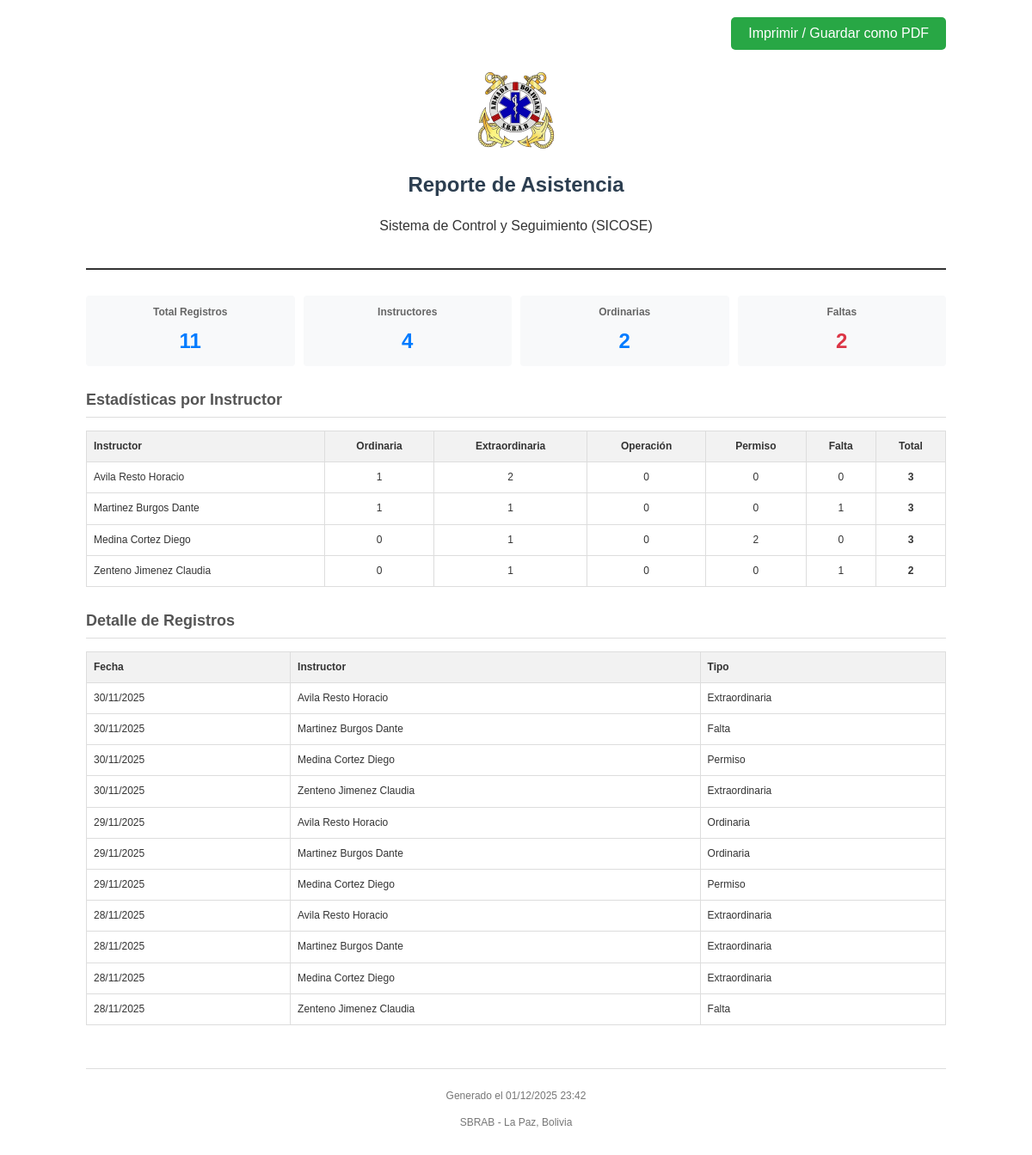
Screenshot of /dashboard/pages/generar_reporte_asis.php with the database file from the repository.
### tables this page shows
CREATE TABLE asistencia (
        id INTEGER PRIMARY KEY AUTOINCREMENT,
        instructor_id INTEGER NOT NULL,
        fecha DATE NOT NULL,
        tipo VARCHAR(50) NOT NULL,
        FOREIGN KEY (instructor_id) REFERENCES instructores(id)
    );

CREATE TABLE instructores (
    id INTEGER PRIMARY KEY AUTOINCREMENT,
    codigo TEXT NOT NULL UNIQUE,
    grado TEXT NOT NULL,
    nombres TEXT NOT NULL,
    apellido_paterno TEXT NOT NULL,
    apellido_materno TEXT NOT NULL,
    cedula TEXT NOT NULL,
    fecha_nacimiento DATE NOT NULL,
    especialidad TEXT NOT NULL,
    estado TEXT NOT NULL
);

### dashboard/pages/generar_reporte_asis.php (the view, shortened to what this page needs)
<?php
require_once 'data/db.php';
$params = [];
$registros = [];
try {
    $sql = "SELECT a.*, i.nombres, i.apellido_paterno, i.apellido_materno
            FROM asistencia a
            INNER JOIN instructores i ON a.instructor_id = i.id";
    $sql .= " ORDER BY a.fecha DESC, i.apellido_paterno ASC";
    $stmt = $pdo->prepare($sql);
    $stmt->execute($params);
    $registros = $stmt->fetchAll(PDO::FETCH_ASSOC);
} catch (PDOException $e) {
    die("Error al cargar datos: " . $e->getMessage());
}
$estadisticas = [];
if (!empty($registros)) {
    foreach ($registros as $registro) {
        $id = $registro['instructor_id'];
        $nombre_completo = $registro['apellido_paterno'] . ' ' . $registro['apellido_materno'] . ' ' . $registro['nombres'];
        if (!isset($estadisticas[$id])) {
            $estadisticas[$id] = [
                'nombre' => $nombre_completo,
                'Ordinaria' => 0,
                'Extraordinaria' => 0,
                'Operación' => 0,
                'Permiso' => 0,
                'Falta' => 0,
                'total' => 0
            ];
        }
        $estadisticas[$id][$registro['tipo']]++;
        $estadisticas[$id]['total']++;
    }
}
?>
<!DOCTYPE html>
<html lang="es">
<head>
</head>
<body>
    <div class="no-print" style="text-align: right;">
        <button onclick="window.print()" class="btn-print">Imprimir / Guardar como PDF</button>
    </div>
    <div class="header">
        <img src="../images/sbrab_escudo.png" alt="Logo SBRAB" class="logo">
        <h1>Reporte de Asistencia</h1>
        <p>Sistema de Control y Seguimiento (SICOSE)</p>
    </div>
    <?php if (!empty($registros)): ?>
        <div class="stats-summary">
            <div class="stat-box">
                <h3>Total Registros</h3>
                <div class="value"><?= count($registros) ?></div>
            </div>
            <div class="stat-box">
                <h3>Instructores</h3>
                <div class="value"><?= count($estadisticas) ?></div>
            </div>
            <div class="stat-box">
                <h3>Ordinarias</h3>
                <div class="value"><?= array_sum(array_column($estadisticas, 'Ordinaria')) ?></div>
            </div>
            <div class="stat-box">
                <h3>Faltas</h3>
                <div class="value" style="color: #dc3545;"><?= array_sum(array_column($estadisticas, 'Falta')) ?></div>
            </div>
        </div>
        <div class="section">
            <h2>Estadísticas por Instructor</h2>
            <table>
                <thead>
                    <tr>
                        <th>Instructor</th>
                        <th style="text-align:center;">Ordinaria</th>
                        <th style="text-align:center;">Extraordinaria</th>
                        <th style="text-align:center;">Operación</th>
                        <th style="text-align:center;">Permiso</th>
                        <th style="text-align:center;">Falta</th>
                        <th style="text-align:center;">Total</th>
                    </tr>
                </thead>
                <tbody>
                    <?php foreach ($estadisticas as $stat): ?>
                        <tr>
                            <td><?= htmlspecialchars($stat['nombre']) ?></td>
                            <td style="text-align:center;"><?= $stat['Ordinaria'] ?></td>
                            <td style="text-align:center;"><?= $stat['Extraordinaria'] ?></td>
                            <td style="text-align:center;"><?= $stat['Operación'] ?></td>
                            <td style="text-align:center;"><?= $stat['Permiso'] ?></td>
                            <td style="text-align:center;"><?= $stat['Falta'] ?></td>
                            <td style="text-align:center;"><strong><?= $stat['total'] ?></strong></td>
                        </tr>
                    <?php endforeach; ?>
                </tbody>
            </table>
        </div>
        <div class="section">
            <h2>Detalle de Registros</h2>
            <table>
                <thead>
                    <tr>
                        <th>Fecha</th>
                        <th>Instructor</th>
                        <th>Tipo</th>
                    </tr>
                </thead>
                <tbody>
                    <?php foreach ($registros as $registro): ?>
                        <tr>
                            <td><?= date('d/m/Y', strtotime($registro['fecha'])) ?></td>
                            <td><?= htmlspecialchars($registro['apellido_paterno'] . ' ' . $registro['apellido_materno'] . ' ' . $registro['nombres']) ?></td>
                            <td><?= htmlspecialchars($registro['tipo']) ?></td>
                        </tr>
                    <?php endforeach; ?>
                </tbody>
            </table>
        </div>
    <?php else: ?>
        <div style="text-align: center; padding: 40px; color: #666;">
            <p>No hay registros de asistencia para mostrar con los filtros aplicados.</p>
        </div>
    <?php endif; ?>
    <div class="footer">
        <p>Generado el <?= date('d/m/Y H:i') ?></p>
        <p>SBRAB - La Paz, Bolivia</p>
    </div>
</body>
</html>

### dashboard/pages/generar_reporte_asis.php (style rules this page uses)
body { font-family: Arial, sans-serif; line-height: 1.6; color: #333; max-width: 1000px; margin: 0 auto; padding: 20px; }
.header { text-align: center; margin-bottom: 30px; border-bottom: 2px solid #333; padding-bottom: 20px; }
.logo { max-width: 100px; margin-bottom: 10px; }
h1 { margin: 0; font-size: 24px; color: #2c3e50; }
h2 { font-size: 18px; color: #555; border-bottom: 1px solid #ddd; padding-bottom: 5px; margin-top: 25px; }
table { width: 100%; border-collapse: collapse; margin-top: 15px; margin-bottom: 20px; }
th, td { border: 1px solid #ddd; padding: 8px; text-align: left; font-size: 12px; }
th { background-color: #f2f2f2; font-weight: bold; }
.footer { margin-top: 50px; text-align: center; font-size: 12px; color: #777; border-top: 1px solid #ddd; padding-top: 10px; }
.btn-print { display: inline-block; background-color: #28a745; color: white; padding: 10px 20px; text-decoration: none; border-radius: 5px; margin-bottom: 20px; cursor: pointer; border: none; font-size: 16px; }
.stats-summary { display: grid; grid-template-columns: repeat(4, 1fr); gap: 10px; margin-bottom: 20px; }
.stat-box { background: #f8f9fa; padding: 10px; border-radius: 4px; text-align: center; }
.stat-box h3 { margin: 0 0 5px 0; font-size: 12px; color: #666; }
.stat-box .value { font-size: 24px; font-weight: bold; color: #007bff; }

### rows the page displays
asistencia: fecha "30/11/2025", instructor.nombres "Avila Resto Horacio", tipo "Extraordinaria"
asistencia: fecha "30/11/2025", instructor.nombres "Martinez Burgos Dante", tipo "Falta"
asistencia: fecha "30/11/2025", instructor.nombres "Medina Cortez Diego", tipo "Permiso"
asistencia: fecha "30/11/2025", instructor.nombres "Zenteno Jimenez Claudia", tipo "Extraordinaria"
asistencia: fecha "29/11/2025", instructor.nombres "Avila Resto Horacio", tipo "Ordinaria"
asistencia: fecha "29/11/2025", instructor.nombres "Martinez Burgos Dante", tipo "Ordinaria"
asistencia: fecha "29/11/2025", instructor.nombres "Medina Cortez Diego", tipo "Permiso"
asistencia: fecha "28/11/2025", instructor.nombres "Avila Resto Horacio", tipo "Extraordinaria"
asistencia: fecha "28/11/2025", instructor.nombres "Martinez Burgos Dante", tipo "Extraordinaria"
asistencia: fecha "28/11/2025", instructor.nombres "Medina Cortez Diego", tipo "Extraordinaria"
asistencia: fecha "28/11/2025", instructor.nombres "Zenteno Jimenez Claudia", tipo "Falta"

### other values shown
count($registros) "11"
count($estadisticas) "4"
array_sum(array_column($estadisticas, 'Ordinaria')) "2"
array_sum(array_column($estadisticas, 'Falta')) "2"
$stat['nombre'] "Avila Resto Horacio"
$stat['Ordinaria'] "1"
$stat['Extraordinaria'] "2"
$stat['Operación'] "0"
$stat['Permiso'] "0"
$stat['Falta'] "0"
$stat['total'] "3"
$stat['nombre'] "Martinez Burgos Dante"
$stat['Extraordinaria'] "1"
$stat['Falta'] "1"
$stat['nombre'] "Medina Cortez Diego"
